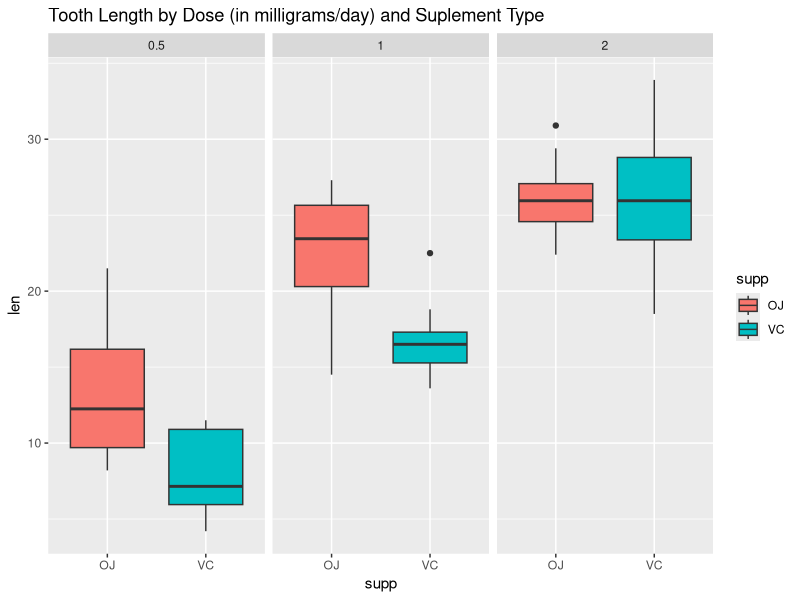

This chart was generated by the following R code: (Note: this script raises an error after producing the figure.)
# Loading libraries
library(tidyverse)
library(ggplot2)
library(datasets)


data(ToothGrowth)
head(ToothGrowth)


# Exploratory Data Analysis


#Figures
ggplot(data=ToothGrowth, aes(x= supp, y = len,fill = supp)) +
      geom_boxplot() +
      facet_grid(.~dose) +
      ggtitle("Tooth Length by Dose (in milligrams/day) and Suplement Type")
#2. Provide a basic summary of the data
# Number of observations for each treatment/experiment. Total guinea pigs = 60:
table(ToothGrowth$supp, ToothGrowth$dose)
str(ToothGrowth)
summary(ToothGrowth)

#3. Use confidence intervals and/or hypothesis tests to compare tooth growth by supp and dose
#The data contains: tooth length, supplement, and supplement dose for a group of guinea pigs. Presumably the data was not collected in a pairwise fashion. Performing T Test for each subset of data separated by dosages
# Assumptions
#Samples are both unpaired and unequal variances
# The sample population distribution is mound shaped and not skewed
d.5 <- filter(ToothGrowth, dose == 0.5)
d1 <- filter(ToothGrowth, dose == 1)
d2 <- filter(ToothGrowth, dose == 2)


# Test for dosage = 0.5
test.5 <- t.test(len ~ supp, paired = FALSE, var.equal = FALSE, data = d.5)

# Test for dosage = 1
test1 <- t.test(len ~ supp, paired = FALSE, var.equal = FALSE, data = d1)

# Test for dosage = 2
test2 <- t.test(len ~ supp, paired = FALSE, var.equal = FALSE, data = d2)



#Conclusion
# P-values are lower than 0.05 for dose 0.5 (test.5$p.value) and 1.0 (test.1$p.value) but greater than for 2.0 (test.2$p.value). We can say the supplements have
# different effects for dosages 0.5 and 1.0 but there is not enough evidence to prove so when the dosage is 2.0.